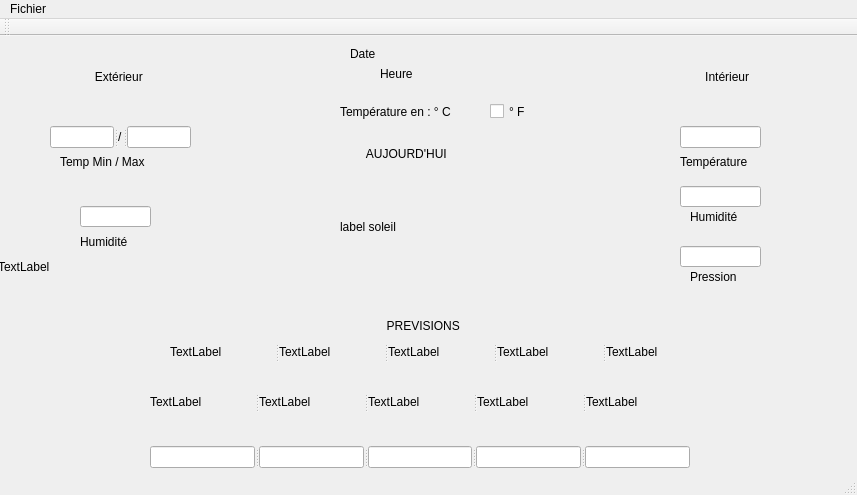
<?xml version="1.0" encoding="UTF-8"?>
<ui version="4.0">
 <class>MainWindow</class>
 <widget class="QMainWindow" name="MainWindow">
  <property name="geometry">
   <rect>
    <x>0</x>
    <y>0</y>
    <width>857</width>
    <height>495</height>
   </rect>
  </property>
  <property name="windowTitle">
   <string>MainWindow</string>
  </property>
  <widget class="QWidget" name="centralWidget">
   <widget class="QLabel" name="labelEXT">
    <property name="geometry">
     <rect>
      <x>30</x>
      <y>20</y>
      <width>171</width>
      <height>41</height>
     </rect>
    </property>
    <property name="text">
     <string>  Extérieur</string>
    </property>
    <property name="alignment">
     <set>Qt::AlignCenter</set>
    </property>
   </widget>
   <widget class="QLabel" name="label_6">
    <property name="geometry">
     <rect>
      <x>690</x>
      <y>230</y>
      <width>61</width>
      <height>21</height>
     </rect>
    </property>
    <property name="text">
     <string>Pression</string>
    </property>
   </widget>
   <widget class="QLabel" name="label_7">
    <property name="geometry">
     <rect>
      <x>680</x>
      <y>110</y>
      <width>91</width>
      <height>31</height>
     </rect>
    </property>
    <property name="text">
     <string>Température</string>
    </property>
   </widget>
   <widget class="QLabel" name="label_8">
    <property name="geometry">
     <rect>
      <x>690</x>
      <y>170</y>
      <width>61</width>
      <height>21</height>
     </rect>
    </property>
    <property name="text">
     <string>Humidité</string>
    </property>
   </widget>
   <widget class="QLabel" name="label_9">
    <property name="geometry">
     <rect>
      <x>80</x>
      <y>190</y>
      <width>61</width>
      <height>31</height>
     </rect>
    </property>
    <property name="text">
     <string>Humidité</string>
    </property>
   </widget>
   <widget class="QLabel" name="label_10">
    <property name="geometry">
     <rect>
      <x>60</x>
      <y>110</y>
      <width>101</width>
      <height>31</height>
     </rect>
    </property>
    <property name="text">
     <string>Temp Min / Max</string>
    </property>
   </widget>
   <widget class="QLineEdit" name="lineEditPression">
    <property name="geometry">
     <rect>
      <x>680</x>
      <y>210</y>
      <width>81</width>
      <height>21</height>
     </rect>
    </property>
   </widget>
   <widget class="QSplitter" name="splitter_8">
    <property name="geometry">
     <rect>
      <x>680</x>
      <y>90</y>
      <width>81</width>
      <height>22</height>
     </rect>
    </property>
    <property name="orientation">
     <enum>Qt::Horizontal</enum>
    </property>
    <widget class="QLineEdit" name="lineEditIntTemp"/>
   </widget>
   <widget class="QLineEdit" name="lineEditExtHumidity">
    <property name="geometry">
     <rect>
      <x>80</x>
      <y>170</y>
      <width>71</width>
      <height>21</height>
     </rect>
    </property>
   </widget>
   <widget class="QLineEdit" name="lineEditIntHumidity">
    <property name="geometry">
     <rect>
      <x>680</x>
      <y>150</y>
      <width>81</width>
      <height>21</height>
     </rect>
    </property>
   </widget>
   <widget class="QSplitter" name="splitter_7">
    <property name="geometry">
     <rect>
      <x>50</x>
      <y>90</y>
      <width>141</width>
      <height>22</height>
     </rect>
    </property>
    <property name="orientation">
     <enum>Qt::Horizontal</enum>
    </property>
    <widget class="QLineEdit" name="lineEditExtMin"/>
    <widget class="QLabel" name="label_3">
     <property name="text">
      <string>/</string>
     </property>
    </widget>
    <widget class="QLineEdit" name="lineEditExtMax"/>
   </widget>
   <widget class="QSplitter" name="splitter_9">
    <property name="geometry">
     <rect>
      <x>330</x>
      <y>130</y>
      <width>159</width>
      <height>24</height>
     </rect>
    </property>
    <property name="orientation">
     <enum>Qt::Horizontal</enum>
    </property>
   </widget>
   <widget class="QLabel" name="labelFormat">
    <property name="geometry">
     <rect>
      <x>340</x>
      <y>60</y>
      <width>231</width>
      <height>31</height>
     </rect>
    </property>
    <property name="text">
     <string>Température en : ° C</string>
    </property>
   </widget>
   <widget class="QCheckBox" name="checkBoxF">
    <property name="geometry">
     <rect>
      <x>490</x>
      <y>60</y>
      <width>41</width>
      <height>31</height>
     </rect>
    </property>
    <property name="text">
     <string>° F</string>
    </property>
   </widget>
   <widget class="QLabel" name="labelActuel">
    <property name="geometry">
     <rect>
      <x>320</x>
      <y>110</y>
      <width>171</width>
      <height>16</height>
     </rect>
    </property>
    <property name="text">
     <string>              AUJOURD'HUI</string>
    </property>
   </widget>
   <widget class="QLabel" name="soleil">
    <property name="geometry">
     <rect>
      <x>340</x>
      <y>130</y>
      <width>151</width>
      <height>121</height>
     </rect>
    </property>
    <property name="text">
     <string>label soleil</string>
    </property>
    <property name="scaledContents">
     <bool>false</bool>
    </property>
   </widget>
   <widget class="QSplitter" name="splitter_2">
    <property name="geometry">
     <rect>
      <x>150</x>
      <y>410</y>
      <width>540</width>
      <height>22</height>
     </rect>
    </property>
    <property name="orientation">
     <enum>Qt::Horizontal</enum>
    </property>
    <widget class="QLineEdit" name="lineEditPrev1Temp"/>
    <widget class="QLineEdit" name="lineEditPrev2Temp"/>
    <widget class="QLineEdit" name="lineEditPrev3Temp"/>
    <widget class="QLineEdit" name="lineEditPrev4Temp"/>
    <widget class="QLineEdit" name="lineEditPrev5Temp"/>
   </widget>
   <widget class="QSplitter" name="splitter_3">
    <property name="geometry">
     <rect>
      <x>150</x>
      <y>330</y>
      <width>541</width>
      <height>71</height>
     </rect>
    </property>
    <property name="orientation">
     <enum>Qt::Horizontal</enum>
    </property>
    <widget class="QLabel" name="pict1">
     <property name="text">
      <string>TextLabel</string>
     </property>
    </widget>
    <widget class="QLabel" name="pict2">
     <property name="text">
      <string>TextLabel</string>
     </property>
    </widget>
    <widget class="QLabel" name="pict3">
     <property name="text">
      <string>TextLabel</string>
     </property>
    </widget>
    <widget class="QLabel" name="pict4">
     <property name="text">
      <string>TextLabel</string>
     </property>
    </widget>
    <widget class="QLabel" name="pict5">
     <property name="text">
      <string>TextLabel</string>
     </property>
    </widget>
   </widget>
   <widget class="QLabel" name="labelPrevision">
    <property name="geometry">
     <rect>
      <x>340</x>
      <y>280</y>
      <width>171</width>
      <height>20</height>
     </rect>
    </property>
    <property name="text">
     <string>              PREVISIONS</string>
    </property>
   </widget>
   <widget class="QLabel" name="Date_Time">
    <property name="geometry">
     <rect>
      <x>350</x>
      <y>10</y>
      <width>191</width>
      <height>16</height>
     </rect>
    </property>
    <property name="text">
     <string>Date</string>
    </property>
   </widget>
   <widget class="QLabel" name="Digital_clock">
    <property name="geometry">
     <rect>
      <x>380</x>
      <y>30</y>
      <width>121</width>
      <height>16</height>
     </rect>
    </property>
    <property name="text">
     <string>Heure</string>
    </property>
   </widget>
   <widget class="QLabel" name="labelINT">
    <property name="geometry">
     <rect>
      <x>640</x>
      <y>20</y>
      <width>171</width>
      <height>41</height>
     </rect>
    </property>
    <property name="text">
     <string> Intérieur</string>
    </property>
    <property name="alignment">
     <set>Qt::AlignCenter</set>
    </property>
   </widget>
   <widget class="QSplitter" name="splitter">
    <property name="geometry">
     <rect>
      <x>170</x>
      <y>300</y>
      <width>541</width>
      <height>31</height>
     </rect>
    </property>
    <property name="orientation">
     <enum>Qt::Horizontal</enum>
    </property>
    <widget class="QLabel" name="lineEditPrev1Date">
     <property name="text">
      <string>TextLabel</string>
     </property>
    </widget>
    <widget class="QLabel" name="lineEditPrev2Date">
     <property name="text">
      <string>TextLabel</string>
     </property>
    </widget>
    <widget class="QLabel" name="lineEditPrev3Date">
     <property name="text">
      <string>TextLabel</string>
     </property>
    </widget>
    <widget class="QLabel" name="lineEditPrev4Date">
     <property name="text">
      <string>TextLabel</string>
     </property>
    </widget>
    <widget class="QLabel" name="lineEditPrev5Date">
     <property name="text">
      <string>TextLabel</string>
     </property>
    </widget>
   </widget>
   <widget class="QLabel" name="fond">
    <property name="geometry">
     <rect>
      <x>-2</x>
      <y>0</y>
      <width>861</width>
      <height>461</height>
     </rect>
    </property>
    <property name="text">
     <string>TextLabel</string>
    </property>
   </widget>
   <zorder>fond</zorder>
   <zorder>labelEXT</zorder>
   <zorder>label_6</zorder>
   <zorder>label_7</zorder>
   <zorder>label_8</zorder>
   <zorder>label_9</zorder>
   <zorder>label_10</zorder>
   <zorder>lineEditPression</zorder>
   <zorder>splitter_8</zorder>
   <zorder>lineEditExtHumidity</zorder>
   <zorder>lineEditIntHumidity</zorder>
   <zorder>splitter_7</zorder>
   <zorder>splitter_9</zorder>
   <zorder>labelFormat</zorder>
   <zorder>checkBoxF</zorder>
   <zorder>labelActuel</zorder>
   <zorder>soleil</zorder>
   <zorder>splitter_2</zorder>
   <zorder>splitter_3</zorder>
   <zorder>labelPrevision</zorder>
   <zorder>Date_Time</zorder>
   <zorder>Digital_clock</zorder>
   <zorder>labelINT</zorder>
   <zorder>splitter</zorder>
  </widget>
  <widget class="QMenuBar" name="menuBar">
   <property name="geometry">
    <rect>
     <x>0</x>
     <y>0</y>
     <width>857</width>
     <height>19</height>
    </rect>
   </property>
   <widget class="QMenu" name="menuFichier">
    <property name="title">
     <string>Fichier</string>
    </property>
    <addaction name="actionQuitter"/>
   </widget>
   <addaction name="menuFichier"/>
  </widget>
  <widget class="QToolBar" name="mainToolBar">
   <attribute name="toolBarArea">
    <enum>TopToolBarArea</enum>
   </attribute>
   <attribute name="toolBarBreak">
    <bool>false</bool>
   </attribute>
  </widget>
  <widget class="QStatusBar" name="statusBar"/>
  <action name="actionQuitter">
   <property name="text">
    <string>Quitter</string>
   </property>
   <property name="shortcut">
    <string>Ctrl+X</string>
   </property>
  </action>
 </widget>
 <layoutdefault spacing="6" margin="11"/>
 <resources/>
 <connections/>
</ui>
